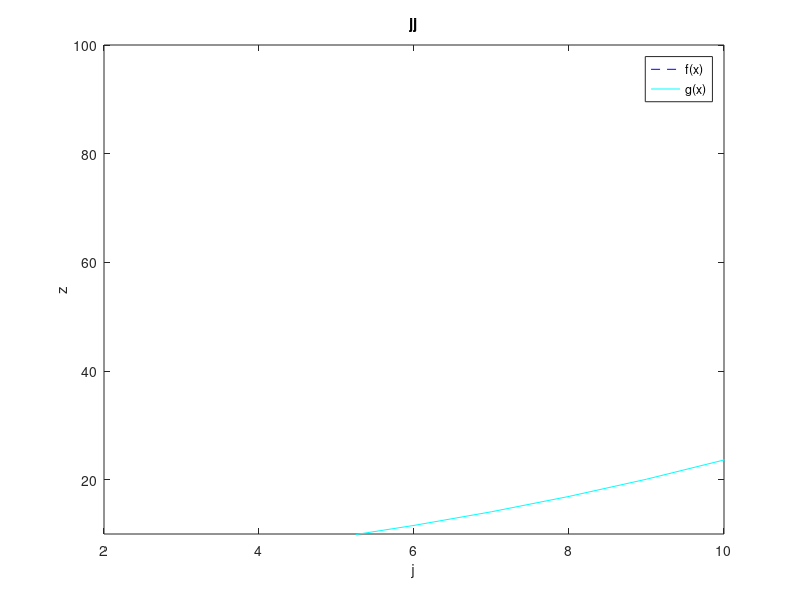

MATLAB code for this plot:
function plot_practice()
x=linspace(1,100);
y=sin(x);
f=exp(sqrt(x));
plot(x,y)
xlim([1,100])
ylim([-10,10])
xlabel('jj')
ylabel('ii')
title('gg')
hold on
plot(x,f,'g-','linewidth',1.9)
legend('f(x)','g（x）')
hold off
plot(x,y,'b--',x,f,'c-')
legend('f(x)','g(x)')
xlabel('j')
ylabel('z')
xlim([2,10])
ylim([10,100])
title("jj")
end